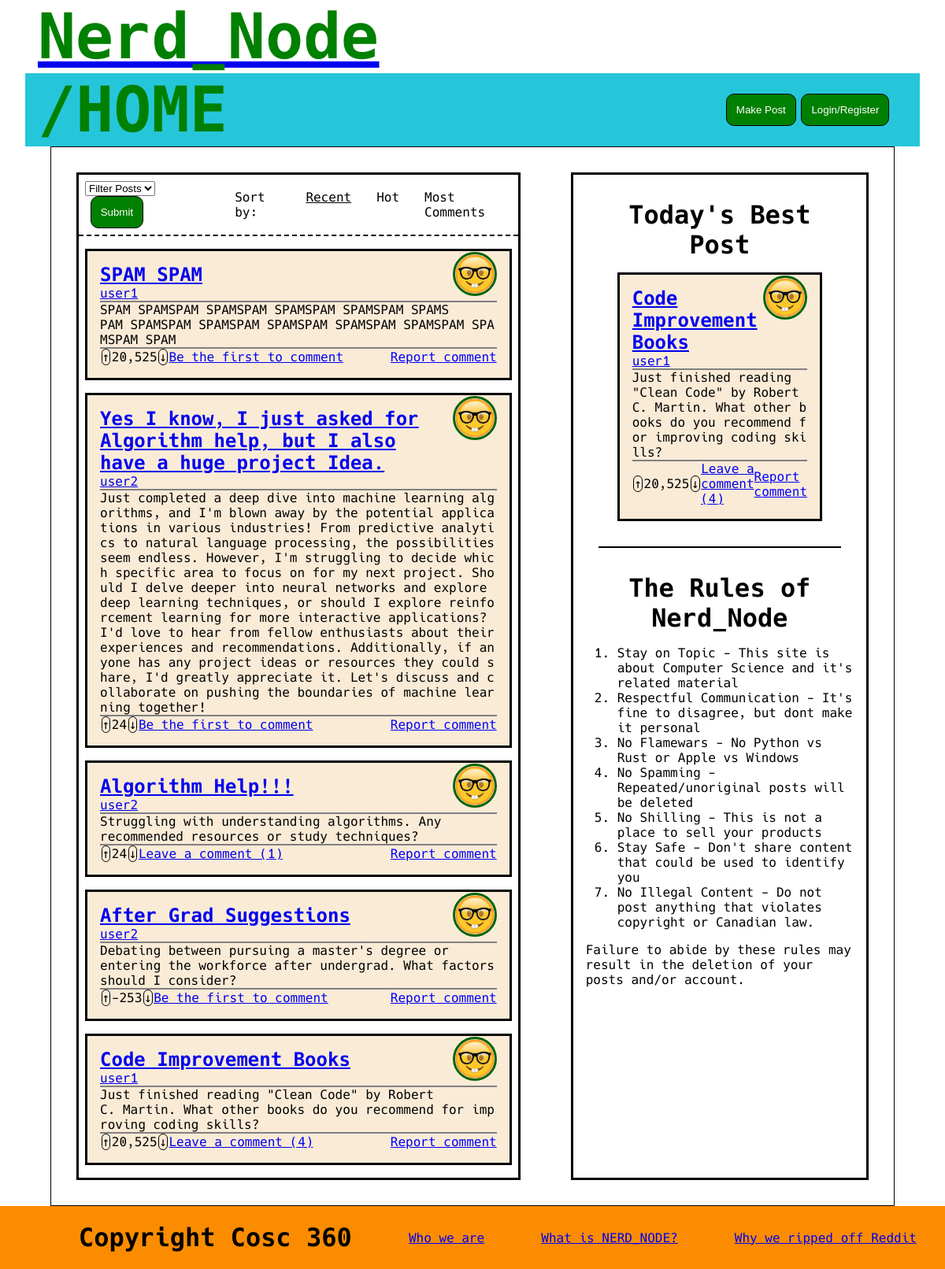
The page / on the database its author committed.
### tables this page shows
CREATE TABLE post (
	id int AUTO_INCREMENT,
	title varchar(255),
    poster int,
    content TEXT(65535),
    likes int,
    reported boolean,
    sku varchar(255),
    PRIMARY KEY (id),
    FOREIGN KEY (poster) REFERENCES siteUser(id) ON DELETE CASCADE
);

CREATE TABLE siteUser (
	id int AUTO_INCREMENT,
	username varchar(255) UNIQUE,
	password varchar(255),
    email varchar(255) UNIQUE,
    profilePicture varchar(255),
    isAdmin boolean,
    isDisabled boolean,
    PRIMARY KEY (id)
);

### src/loadPosts.php (called while the page is built, shortened)
<?php
$host = DBHOST;
$database = DBNAME;
$user = DBUSER;
$pass = DBPASS;
$connection = new mysqli($host, $user, $pass, $database, "3306");
include "getQueries.php";
$where = '';
$sql = "SELECT post.id, post.title, siteUser.username, siteUser.profilePicture, post.sku, post.content,
               post.likes, COUNT(comment.id) AS comments, (ABS(post.likes)) AS heat, GROUP_CONCAT(postTag.tagName) AS tags
        FROM (post JOIN siteUser ON post.poster = siteUser.id)
             LEFT JOIN comment ON comment.originalPost = post.id
             LEFT JOIN postTag ON postTag.postId = post.id
        $where
        GROUP BY post.id $orderBy";
$posts = array();
$stmt = $connection->prepare($sql);
if($stmt->execute()) {
    $result = $stmt->get_result();
};
?>

### src/getQueries.php (called while the page is built, shortened)
<?php
switch ($_GET['o'] ?? '') {
    default:
        $orderBy = ' ORDER BY id DESC';
        break;
}
?>

### src/renderPosts.php (the view, shortened to what this page needs)
<?php
include_once "renderProfilePicture.php";
function renderPost($post, $isAdmin) {
    $username = $post['author'];
    $commentText = $post['commentCount'] ? "Leave a comment (".$post['commentCount'].")" : "Be the first to comment";
    echo "<div class=\"post\">";
    renderProfilePicture($username, $post['pfp']);
    echo "<h3>
            <a href='".SITEROOT."node?title=".$post['sku']."'>".$post['title']."</a>
    </h3>
    <p>";
    echo "<a href='".SITEROOT."nerd?username=".$username."'>".$username."</a>
    </p>
    <p>".$post['content']."
    </p>
    <div class='interactionBar'>
        <div class='arrow' onclick='upvote(".$post['id'].", 5)'> &uarr; </div>
        <div id='post-".$post['id']."'>".$post['likes']." </div>
        <div class='arrow' onclick='downvote(".$post['id'].", 2)'> &darr; </div>
        <div>
            <a href='".SITEROOT."node?title=".$post['sku']."'>".$commentText."</a>
        </div>
        <div class='spacer'>
    </div>
    <div>";
    if(!$isAdmin)
        echo "<div class='report' id='rep-".$post['id']."' onclick='report(".$post['id'].", 2)'> Report comment</div>";
    echo"</div>
    </div>
    </div>";
}
?>

### src/index.php (shortened to what this page needs)
<?php
include_once "loadPosts.php";
include_once "renderPosts.php";
include_once "renderProfilePicture.php";
?>
<!DOCTYPE html>
<html lang="en">
    <head>
        <link rel="stylesheet" href="public/css/reset.css">
        <link rel="stylesheet" href="public/css/home.css">
        <link rel="stylesheet" href="public/font/hack.css">
    </head>
    <body>
        <header>
            <?php include "components/headerBar.php"; ?>
        </header>
        <main>
            <div class="center">
                <div class="searchBar">
                    <form>
                        <select id="tag" name="tag">
                            <option value="">Filter Posts</option>
                        </select>
                        <input type="submit" id="submit">
                    </form>
                    <div class="sorter">
                        <ul>
                            <li>Sort by:</li>
                            <li>
                                <a href="<?php echo SITEROOT;?>?o=recent" id="sortedBy">Recent</a>
                            </li>
                            <li>
                                <a href="<?php echo SITEROOT;?>?o=hot">Hot</a>
                            </li>
                            <li>
                                <a href="<?php echo SITEROOT;?>?o=comments">Most Comments</a>
                            </li>
                        </ul>
                    </div>
                </div>
                <?php
                if($posts) {
                    foreach($posts as $post) {
                        renderPost($post, isset($_SESSION["isAdmin"]));
                    }
                } else {
                    echo "There are no posts available...";
                }
                ?>
            </div>
            <?php include "components/sidebar.php"; ?>
        </main>
        <?php include "components/footer.php"; ?>
    </body>
</html>

### src/components/headerBar.php (shortened to what this page needs)
<!DOCTYPE html>
<html lang="en">
  <div>
    <a href="<?php echo SITEROOT; ?>">
        <h1>
            Nerd_Node
        </h1>
    </a>
    </div>
    <div class="navbar">
        <h1 id = "pageTitle">
            <?php echo $url ?? '/HOME'; ?>
        </h1>
        <div class="spacer">
        </div>
        <div class="buttonBox">
            <button id="newPost" onclick='location.href = "<?php echo SITEROOT; ?>makePost";'>Make Post</button>
            <?php
            if(isset($_SESSION["sessionId"]) ) {
                echo "<button id='home' onclick='location.href = \"".SITEROOT."nerd?username=".$_SESSION["sessionUsername"]."\";' >".
                     $_SESSION["sessionUsername"]
                    ."</button>";
                if(isset($_SESSION["isAdmin"])) {
                    echo "<button id='home' onclick='location.href = \"".SITEROOT."\admin\"'> View Reports </button>";
                }
                echo "<button id='logout' onclick='location.href = \"".SITEROOT."logout.php\";' >
                      Log out
                  </button>";
            } else {
                echo "<button id='login' onclick='location.href = \"".SITEROOT."login\";' >
                      Login/Register
                  </button>";
            }
            ?>
        </div>
    </div>
</html>

### src/renderProfilePicture.php
<?php
function renderProfilePicture($username, $picture) {
    echo "<img class='pfp' src='".SITEROOT."public/images/profiles/$picture' alt='$username\'s profile picture' width='50' height='50'>";
}
?>

### src/components/sidebar.php (shortened to what this page needs)
<div class="sidebar">
    <div id="bestPost">
        <h2>
            Today's Best Post
        </h2>
        <?php
        include_once "../renderPosts.php";
        ?>
    </div>
    <div>
        <h2>
            The Rules of Nerd_Node
        </h2>
	    <ol>
		    <li> Stay on Topic - This site is about Computer Science and it's related material </li>
            <li> Respectful Communication - It's fine to disagree, but dont make it personal</li>
            <li> No Flamewars - No Python vs Rust or Apple vs Windows</li>
            <li> No Spamming - Repeated/unoriginal posts will be deleted</li>
            <li> No Shilling - This is not a place to sell your products </li>
            <li> Stay Safe - Don't share content that could be used to identify you </li>
            <li> No Illegal Content - Do not post anything that violates copyright or Canadian law.</li>
        </ol>
        <p>Failure to abide by these rules may result in the deletion of your posts and/or account.</p>
    </div>
</div>

### src/components/footer.php
<!DOCTYPE html>
<html lang="en">
    <footer>
    <h4>Copyright Cosc 360</h4>
    <a href='<?php echo SITEROOT;?>about#who'>Who we are</a>
    <a href='<?php echo SITEROOT;?>about#what'>What is NERD_NODE?</a>
    <a href='<?php echo SITEROOT;?>about#why'>Why we ripped off Reddit</a>
    </footer>
</html>

### src/public/css/home.css (style rules this page uses)
html { font-family: "Hack"; }
header { padding: 0em 2em; }
header div { padding: 0em 1em; }
.center { flex: 1; }
.sidebar { flex-grow: 0; flex-basis: 30%; }
.center, .sidebar, .post { border: medium solid black; }
.sidebar div { padding:1em; }
.sidebar h2 { text-align: center; margin: 0.25em 0em }
.center, .sidebar { margin: 2em 2em; }
main { display: flex; height:auto; min-height:80vh; margin: 0em 4em; }
.post { background-color:antiquewhite; margin:1em 0.5em; padding:1em; }
.post p { border-bottom: 2px solid grey; word-break: break-all; }
.post .interactionBar { display:flex; align-items: center; justify-content: space-evenly; }
.post div { padding: 0em; }
#bestPost { margin: 0.5em 2em; border-bottom: 2px solid black; }
#bestPost .post { max-height: 50%; }
#submit { background-color: green; color: white; padding: 0.9em 0.9em 0.9em 0.9em; border-radius: 10px; border: 1px solid black; }
.searchBar { display:flex; border-bottom: 2px dashed black; }
.searchBar form, .searchBar .sorter { padding:0.5em; margin:auto; }
form input { margin:0em 0.5em; }
.sorter ul { list-style-type: none; display: flex; }
.sorter li { margin: 0em 1em; }
.sorter a { color: black; text-decoration: none; }
.sorter a:hover, .sorter #sortedBy { text-decoration: underline; }
h1 { font-size: 5em; color: green; }
h2 { font-size: 2em; }
h3 { font-size:1.5em; font-weight:bold; }
.navbar { display:flex; background-color: #26C6DA; }
.spacer { flex:1; }
.buttonBox { width:20%; display: flex; align-items: center; justify-content: space-evenly; }
button { background-color: green; color: white; padding: 0.9em 0.9em 0.9em 0.9em; border-radius: 10px; border: 1px solid black; cursor:pointer; }
form #submit { cursor:pointer; }
footer h4 { font-size: 3em; margin-left: 2em; }
main { border: 1px solid black; }
footer { background-color: #FB8C00; bottom: 0; width: 100%; display: flex; flex-direction: row; align-items: center; justify-content: space-around; height: 5em; }
footer h4 { font-size: 2em; }
.pfp { border: 3px solid darkgreen; border-radius: 50%; float: right; }
.interactionBar .arrow { border-radius: 10px; margin: 0px 0.1em; border: 1px solid black; cursor:pointer; }
.report { color: blue; text-decoration: underline; cursor:pointer; }

### src/renderPosts.php (style rules this page uses)
.post { position: relative; }
.pfp { position: relative; width: 50px; bottom: 15px; }

### rows shown on the page
post: poster.profilePicture (placeholder picture), title "SPAM SPAM", poster.username "user1", content "SPAM SPAMSPAM SPAMSPAM SPAMSPAM SPAMSPAM SPAMSPAM SPAMSPAM SPAMSPAM SPAMSPAM SPAMSPAM SPAMSPAM SPAMSPAM SPAM", likes "20,525", commentText "Be the first to comment"
post: poster.profilePicture (placeholder picture), title "Yes I know, I just asked for Algorithm help, but I also have a huge project Idea.", poster.username "user2", content "Just completed a deep dive into machine learning algorithms, and I'm blown away by the potential applications in various industries! From predictive analytics to natural language processing, the possibilities seem endless. However, I'm struggling to decide which specific area to focus on for my next project. Should I delve deeper into neural networks and explore deep learning techniques, or should I explore reinforcement learning for more interactive applications? I'd love to hear from fellow enthusiasts about their experiences and recommendations. Additionally, if anyone has any project ideas or resources they could share, I'd greatly appreciate it. Let's discuss and collaborate on pushing…", likes "24", commentText "Be the first to comment"
post: poster.profilePicture (placeholder picture), title "Algorithm Help!!!", poster.username "user2", content "Struggling with understanding algorithms. Any recommended resources or study techniques?", likes "24", commentText "Leave a comment (1)"
post: poster.profilePicture (placeholder picture), title "After Grad Suggestions", poster.username "user2", content "Debating between pursuing a master's degree or entering the workforce after undergrad. What factors should I consider?", likes "-253", commentText "Be the first to comment"
post: poster.profilePicture (placeholder picture), title "Code Improvement Books", poster.username "user1", content "Just finished reading \"Clean Code\" by Robert C. Martin. What other books do you recommend for improving coding skills?", likes "20,525", commentText "Leave a comment (4)"

### other values the page prints
$url "/HOME"
$post['title'] "Code Improvement Books"
$username "user1"
$post['content'] "Just finished reading \"Clean Code\" by Robert C. Martin. What other books do you recommend for improving coding skills?"
$post['likes'] "20,525"
$commentText "Leave a comment (4)"
